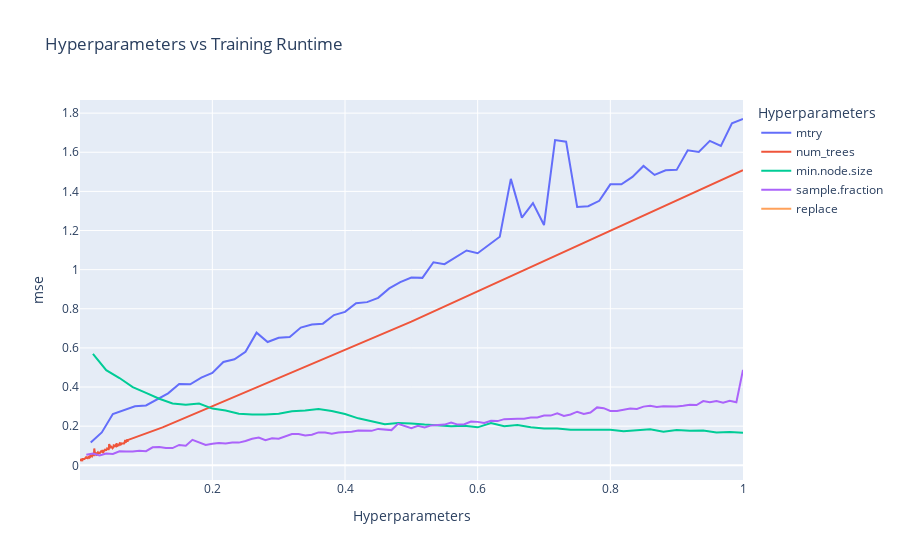

Write notebook code for a chart like this one.
### Code cell
# Create a Figure
fig = go.Figure()

# Add traces for each series
for col in combined_df.columns:
    if col not in ("mse", "runtime_training", "runtime_prediction"):
        fig.add_trace(go.Scatter(x=combined_df[col], y=combined_df['runtime_training'], mode='lines', name=col))

# Update layout
fig.update_layout(
    title='Hyperparameters vs Training Runtime',
    xaxis_title='Hyperparameters',
    yaxis_title='mse',
    legend_title='Hyperparameters'
)

# Show the figure
fig.show()

### Figure 1 — Plotly figure (JSON) as saved in the notebook; plotly's stock layout.template omitted (floating-point values rounded to 4 significant figures; data arrays with more than 128 entries replaced by an {"elided": "..."} marker saying what was removed)
{"data": [{"mode": "lines", "name": "mtry", "type": "scatter", "x": {"elided": "366 float values"}, "y": {"elided": "366 float values"}}, {"mode": "lines", "name": "num_trees", "type": "scatter", "x": {"elided": "366 float values"}, "y": {"elided": "366 float values"}}, {"mode": "lines", "name": "min.node.size", "type": "scatter", "x": {"elided": "366 float values"}, "y": {"elided": "366 float values"}}, {"mode": "lines", "name": "sample.fraction", "type": "scatter", "x": {"elided": "366 float values"}, "y": {"elided": "366 float values"}}, {"mode": "lines", "name": "replace", "type": "scatter", "x": {"elided": "366 bool values"}, "y": {"elided": "366 float values"}}], "layout": {"legend": {"title": {"text": "Hyperparameters"}}, "title": {"text": "Hyperparameters vs Training Runtime"}, "xaxis": {"title": {"text": "Hyperparameters"}}, "yaxis": {"title": {"text": "mse"}}}}
